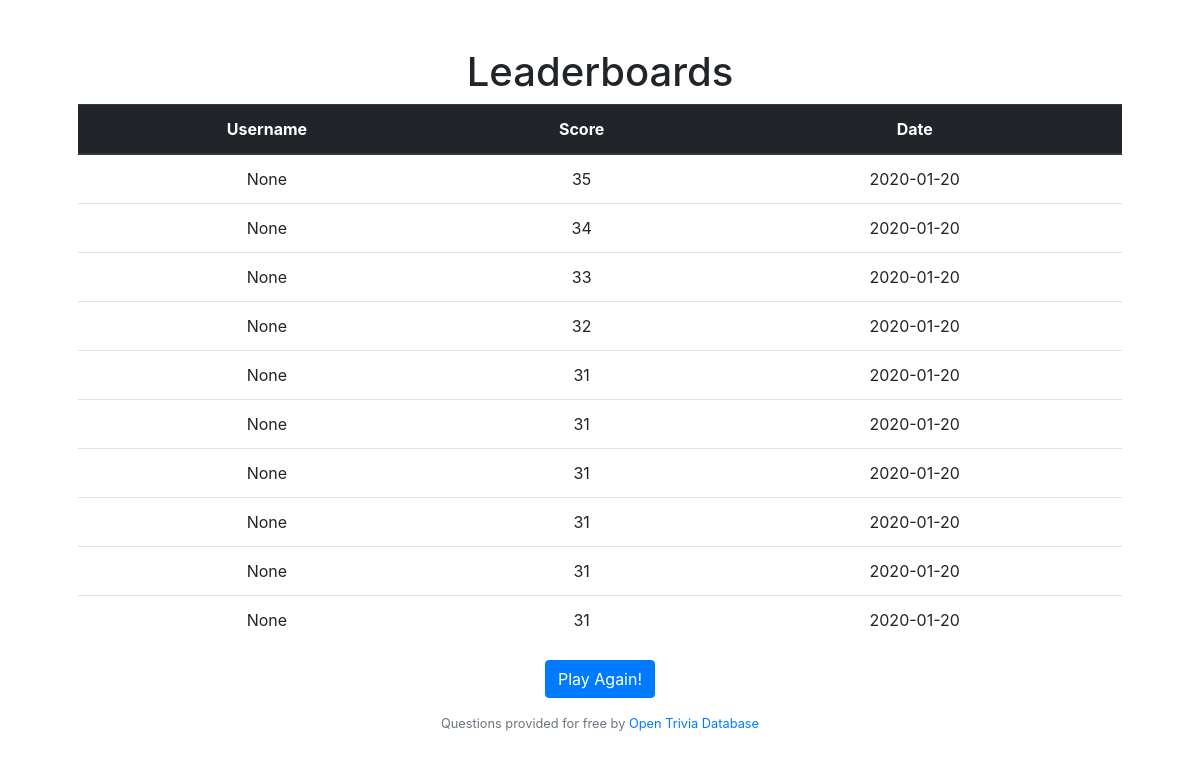
The page /leaderboard on the database as committed earlier.
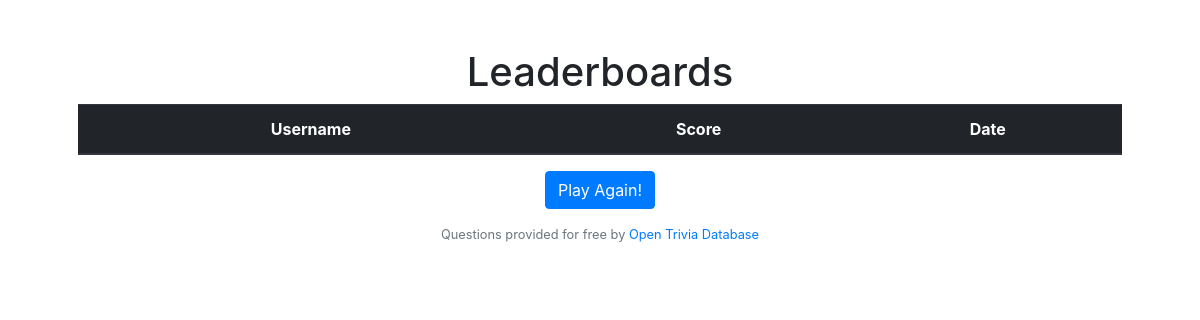
The same page on the database as committed later.
### tables this page shows
CREATE TABLE 'scores' ('id' integer PRIMARY KEY AUTOINCREMENT NOT NULL, 'username' varchar(16), 'score' integer NOT NULL, 'date' date NOT NULL DEFAULT CURRENT_DATE);

### application.py (the view)
@app.route("/leaderboard")
def leaderboard():
    topscores = db.execute("SELECT * FROM scores ORDER BY score")[::-1][:10]
    return render_template("leaderboard.html", scores=topscores)

### application.py (called while the page is built)
@app.after_request
def after_request(response):
    response.headers["Cache-Control"] = "no-cache, no-store, must-revalidate"
    response.headers["Expires"] = 0
    response.headers["Pragma"] = "no-cache"
    return response

### templates/leaderboard.html
{% extends "layout.html" %}
{% block main %}
<h1><center>Leaderboards</center></h1>
<table class="table">
  <thead class="thead-dark">
    <tr>
      <th scope="col">Username</th>
      <th scope="col">Score</th>
      <th scope="col">Date</th>
    </tr>
  </thead>
  <tbody>
    {% for score in scores %}
    <tr>
      <td> {{score.username}} </td>
      <td> {{score.score}}</td></td>
      <td> {{score.date}}</td>
    </tr>
    {% endfor %}
  </tbody>
</table>
<form action="/quiz" method="get">
    <p><center><button type="submit" class="btn btn-primary">Play Again!</button></center></p>
</form>
{% endblock %}

### templates/layout.html (shortened to what this page needs)
<!DOCTYPE HTML>
<html lang="en">
    <head>
        <link href="https://maxcdn.bootstrapcdn.com/bootstrap/4.1.3/css/bootstrap.min.css" rel="stylesheet">
        <link href="/static/styles.css" rel="stylesheet">
    </head>
    <body>
        <main class = "container p-5">
            {% block main %}
            {% endblock %}
            <footer class = "small text-center text-muted">
                Questions provided for free by <a href = "https://opentdb.com/">Open Trivia Database</a>
            </footer>
        </main>
    </body>
</html>

### templates/static/styles.css (style rules this page uses)
main { overflow-x: auto; text-align: center; }

Rows that differ between the two databases and show on the page:
removed scores: username "None", score "35", date "2020-01-20"
removed scores: username "None", score "34", date "2020-01-20"
removed scores: username "None", score "33", date "2020-01-20"
removed scores: username "None", score "32", date "2020-01-20"
removed scores: username "None", score "31", date "2020-01-20"
removed scores: username "None", score "31", date "2020-01-20"
removed scores: username "None", score "31", date "2020-01-20"
removed scores: username "None", score "31", date "2020-01-20"
removed scores: username "None", score "31", date "2020-01-20"
removed scores: username "None", score "31", date "2020-01-20"
